Frame 1 (no input): blank canvas, image omitted
Frame 60 (the mouse pressed at the canvas centre just before this capture): blank canvas, image omitted
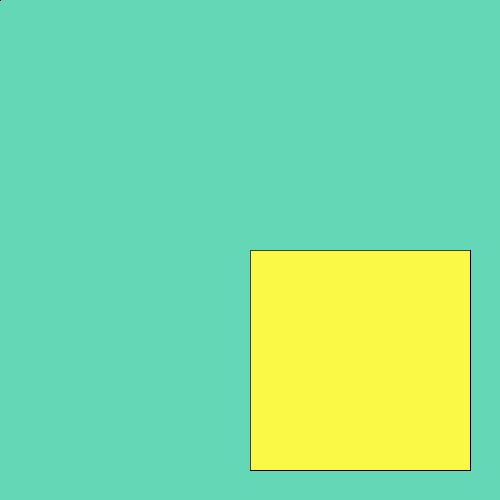
Frame 120 (the mouse held since frame 60 and released just before this capture)

The Processing sketch whose frames 1 and 60 were blank and that drew this single picture after the mouse press (run headless with seeded random() and noise(); from frame 60 on, the mouse is pressed at the canvas centre):

// Processing sketch: processing_51406
// ── processing_51406.pde

void setup() {
  size(500,500);
  smooth();
  background(100, 216, 182);
}

void draw() {
  stroke(0);
  strokeWeight(.5);
  fill(mouseX,mouseY,70,100);
  rect(mouseX, mouseY, mouseX-30, mouseY-30);
}

void mousePressed() {
  stroke(mouseX, mouseY, 20);
  strokeWeight(2);
  line(mouseX,mouseY,50,50);
}

void keyPressed () {
  background(100, 216, 182);
}
